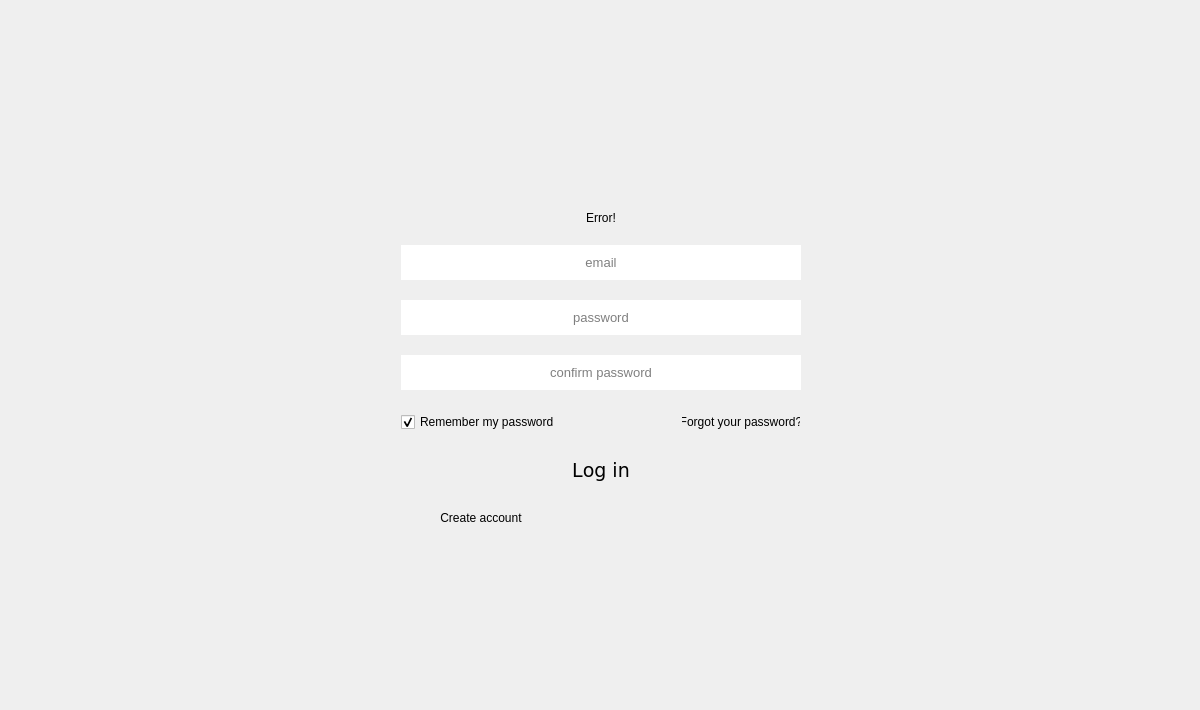
<?xml version="1.0" encoding="UTF-8"?>
<ui version="4.0">
 <class>LoginWindow</class>
 <widget class="QMainWindow" name="LoginWindow">
  <property name="geometry">
   <rect>
    <x>0</x>
    <y>0</y>
    <width>1200</width>
    <height>710</height>
   </rect>
  </property>
  <property name="windowTitle">
   <string>Reader</string>
  </property>
  <property name="toolButtonStyle">
   <enum>Qt::ToolButtonFollowStyle</enum>
  </property>
  <property name="animated">
   <bool>false</bool>
  </property>
  <widget class="QWidget" name="MainWidget">
   <property name="sizePolicy">
    <sizepolicy hsizetype="Expanding" vsizetype="Expanding">
     <horstretch>0</horstretch>
     <verstretch>0</verstretch>
    </sizepolicy>
   </property>
   <property name="styleSheet">
    <string notr="true"/>
   </property>
   <layout class="QGridLayout" name="gridLayout" columnstretch="0,0,0" rowminimumheight="0,0" columnminimumwidth="100,0,0">
    <property name="leftMargin">
     <number>2</number>
    </property>
    <property name="topMargin">
     <number>0</number>
    </property>
    <property name="rightMargin">
     <number>0</number>
    </property>
    <property name="bottomMargin">
     <number>2</number>
    </property>
    <property name="spacing">
     <number>0</number>
    </property>
    <item row="0" column="2">
     <layout class="QHBoxLayout" name="TopButtons">
      <property name="spacing">
       <number>0</number>
      </property>
      <property name="sizeConstraint">
       <enum>QLayout::SetNoConstraint</enum>
      </property>
      <property name="rightMargin">
       <number>0</number>
      </property>
      <property name="bottomMargin">
       <number>5</number>
      </property>
      <item>
       <spacer name="topRightHorizontalSpacer">
        <property name="orientation">
         <enum>Qt::Horizontal</enum>
        </property>
        <property name="sizeHint" stdset="0">
         <size>
          <width>40</width>
          <height>20</height>
         </size>
        </property>
       </spacer>
      </item>
      <item>
       <widget class="QPushButton" name="min_button">
        <property name="minimumSize">
         <size>
          <width>25</width>
          <height>25</height>
         </size>
        </property>
        <property name="maximumSize">
         <size>
          <width>25</width>
          <height>25</height>
         </size>
        </property>
        <property name="font">
         <font>
          <pointsize>40</pointsize>
         </font>
        </property>
        <property name="styleSheet">
         <string notr="true">#min_button
{
	border-image: url(:min.png);
	border: none;
	background:none;
	background-repeat: none;
}

#min_button:hover 
{
	background-color:rgb(150, 0, 65);
}</string>
        </property>
        <property name="text">
         <string/>
        </property>
        <property name="shortcut">
         <string notr="true"/>
        </property>
        <property name="autoDefault">
         <bool>false</bool>
        </property>
        <property name="default">
         <bool>false</bool>
        </property>
        <property name="flat">
         <bool>true</bool>
        </property>
       </widget>
      </item>
      <item>
       <widget class="QPushButton" name="full_size_button">
        <property name="minimumSize">
         <size>
          <width>25</width>
          <height>25</height>
         </size>
        </property>
        <property name="maximumSize">
         <size>
          <width>25</width>
          <height>25</height>
         </size>
        </property>
        <property name="font">
         <font>
          <pointsize>40</pointsize>
         </font>
        </property>
        <property name="styleSheet">
         <string notr="true">#full_size_button
{
	border-image: url(:full_size.png);
	border: none;
	background:none;
	background-repeat: none;
}

#full_size_button:hover 
{
	background-color:rgb(150, 0, 65);
}</string>
        </property>
        <property name="text">
         <string/>
        </property>
        <property name="shortcut">
         <string notr="true"/>
        </property>
        <property name="autoDefault">
         <bool>false</bool>
        </property>
        <property name="default">
         <bool>false</bool>
        </property>
        <property name="flat">
         <bool>true</bool>
        </property>
       </widget>
      </item>
      <item>
       <widget class="QPushButton" name="exit_button">
        <property name="minimumSize">
         <size>
          <width>25</width>
          <height>25</height>
         </size>
        </property>
        <property name="maximumSize">
         <size>
          <width>25</width>
          <height>25</height>
         </size>
        </property>
        <property name="sizeIncrement">
         <size>
          <width>1</width>
          <height>1</height>
         </size>
        </property>
        <property name="font">
         <font>
          <pointsize>12</pointsize>
         </font>
        </property>
        <property name="styleSheet">
         <string notr="true">#exit_button
{
	border-image: url(:exit.png);
	border: none;
	background:none;
	background-repeat: none;
}

#exit_button:hover 
{
	background-color:rgb(203, 0, 88);
}</string>
        </property>
        <property name="text">
         <string/>
        </property>
        <property name="shortcut">
         <string notr="true"/>
        </property>
        <property name="autoDefault">
         <bool>false</bool>
        </property>
        <property name="default">
         <bool>false</bool>
        </property>
        <property name="flat">
         <bool>true</bool>
        </property>
       </widget>
      </item>
     </layout>
    </item>
    <item row="1" column="0">
     <spacer name="leftHorizontalSpacer">
      <property name="orientation">
       <enum>Qt::Horizontal</enum>
      </property>
      <property name="sizeHint" stdset="0">
       <size>
        <width>100</width>
        <height>20</height>
       </size>
      </property>
     </spacer>
    </item>
    <item row="1" column="2">
     <spacer name="rightHorizontalSpacer">
      <property name="orientation">
       <enum>Qt::Horizontal</enum>
      </property>
      <property name="sizeHint" stdset="0">
       <size>
        <width>40</width>
        <height>20</height>
       </size>
      </property>
     </spacer>
    </item>
    <item row="0" column="0">
     <spacer name="topLeftHorizontalSpacer">
      <property name="orientation">
       <enum>Qt::Horizontal</enum>
      </property>
      <property name="sizeHint" stdset="0">
       <size>
        <width>100</width>
        <height>20</height>
       </size>
      </property>
     </spacer>
    </item>
    <item row="1" column="1">
     <layout class="QVBoxLayout" name="verticalLayout" stretch="0,0,0,0,0,0,0,0,0">
      <property name="spacing">
       <number>20</number>
      </property>
      <property name="sizeConstraint">
       <enum>QLayout::SetFixedSize</enum>
      </property>
      <property name="leftMargin">
       <number>0</number>
      </property>
      <item>
       <spacer name="topVerticalSpacer">
        <property name="orientation">
         <enum>Qt::Vertical</enum>
        </property>
        <property name="sizeHint" stdset="0">
         <size>
          <width>20</width>
          <height>0</height>
         </size>
        </property>
       </spacer>
      </item>
      <item>
       <widget class="QLabel" name="Error">
        <property name="text">
         <string>Error!</string>
        </property>
        <property name="alignment">
         <set>Qt::AlignCenter</set>
        </property>
       </widget>
      </item>
      <item>
       <widget class="QLineEdit" name="Name">
        <property name="sizePolicy">
         <sizepolicy hsizetype="Fixed" vsizetype="Fixed">
          <horstretch>0</horstretch>
          <verstretch>0</verstretch>
         </sizepolicy>
        </property>
        <property name="minimumSize">
         <size>
          <width>400</width>
          <height>35</height>
         </size>
        </property>
        <property name="maximumSize">
         <size>
          <width>350</width>
          <height>35</height>
         </size>
        </property>
        <property name="font">
         <font>
          <pointsize>10</pointsize>
          <stylestrategy>PreferAntialias</stylestrategy>
          <kerning>true</kerning>
         </font>
        </property>
        <property name="styleSheet">
         <string notr="true"/>
        </property>
        <property name="inputMask">
         <string/>
        </property>
        <property name="text">
         <string/>
        </property>
        <property name="frame">
         <bool>false</bool>
        </property>
        <property name="alignment">
         <set>Qt::AlignCenter</set>
        </property>
        <property name="placeholderText">
         <string>email</string>
        </property>
        <property name="cursorMoveStyle">
         <enum>Qt::LogicalMoveStyle</enum>
        </property>
       </widget>
      </item>
      <item>
       <widget class="QLineEdit" name="Pass">
        <property name="minimumSize">
         <size>
          <width>400</width>
          <height>35</height>
         </size>
        </property>
        <property name="maximumSize">
         <size>
          <width>350</width>
          <height>35</height>
         </size>
        </property>
        <property name="font">
         <font>
          <pointsize>10</pointsize>
          <stylestrategy>PreferAntialias</stylestrategy>
         </font>
        </property>
        <property name="styleSheet">
         <string notr="true"/>
        </property>
        <property name="inputMethodHints">
         <set>Qt::ImhHiddenText|Qt::ImhNoAutoUppercase|Qt::ImhNoPredictiveText|Qt::ImhSensitiveData</set>
        </property>
        <property name="inputMask">
         <string notr="true"/>
        </property>
        <property name="text">
         <string notr="true"/>
        </property>
        <property name="frame">
         <bool>false</bool>
        </property>
        <property name="echoMode">
         <enum>QLineEdit::Password</enum>
        </property>
        <property name="alignment">
         <set>Qt::AlignCenter</set>
        </property>
        <property name="readOnly">
         <bool>false</bool>
        </property>
        <property name="placeholderText">
         <string>password</string>
        </property>
       </widget>
      </item>
      <item>
       <widget class="QLineEdit" name="repeatPassword">
        <property name="minimumSize">
         <size>
          <width>400</width>
          <height>35</height>
         </size>
        </property>
        <property name="maximumSize">
         <size>
          <width>400</width>
          <height>35</height>
         </size>
        </property>
        <property name="font">
         <font>
          <pointsize>10</pointsize>
          <stylestrategy>PreferAntialias</stylestrategy>
         </font>
        </property>
        <property name="inputMask">
         <string notr="true"/>
        </property>
        <property name="text">
         <string notr="true"/>
        </property>
        <property name="frame">
         <bool>false</bool>
        </property>
        <property name="echoMode">
         <enum>QLineEdit::Password</enum>
        </property>
        <property name="alignment">
         <set>Qt::AlignCenter</set>
        </property>
        <property name="readOnly">
         <bool>false</bool>
        </property>
        <property name="placeholderText">
         <string>confirm password</string>
        </property>
       </widget>
      </item>
      <item>
       <layout class="QHBoxLayout" name="horizontalLayout">
        <property name="spacing">
         <number>0</number>
        </property>
        <property name="sizeConstraint">
         <enum>QLayout::SetMinAndMaxSize</enum>
        </property>
        <property name="topMargin">
         <number>1</number>
        </property>
        <item>
         <widget class="QCheckBox" name="Remember">
          <property name="sizePolicy">
           <sizepolicy hsizetype="Minimum" vsizetype="Fixed">
            <horstretch>0</horstretch>
            <verstretch>0</verstretch>
           </sizepolicy>
          </property>
          <property name="minimumSize">
           <size>
            <width>175</width>
            <height>22</height>
           </size>
          </property>
          <property name="maximumSize">
           <size>
            <width>175</width>
            <height>22</height>
           </size>
          </property>
          <property name="font">
           <font>
            <stylestrategy>PreferAntialias</stylestrategy>
           </font>
          </property>
          <property name="layoutDirection">
           <enum>Qt::LeftToRight</enum>
          </property>
          <property name="styleSheet">
           <string notr="true"/>
          </property>
          <property name="text">
           <string>Remember my password</string>
          </property>
          <property name="iconSize">
           <size>
            <width>20</width>
            <height>20</height>
           </size>
          </property>
          <property name="shortcut">
           <string notr="true"/>
          </property>
          <property name="checked">
           <bool>true</bool>
          </property>
          <property name="autoRepeat">
           <bool>true</bool>
          </property>
          <property name="autoExclusive">
           <bool>true</bool>
          </property>
          <property name="tristate">
           <bool>false</bool>
          </property>
         </widget>
        </item>
        <item>
         <spacer name="horizontalSpacer">
          <property name="orientation">
           <enum>Qt::Horizontal</enum>
          </property>
          <property name="sizeType">
           <enum>QSizePolicy::Preferred</enum>
          </property>
          <property name="sizeHint" stdset="0">
           <size>
            <width>128</width>
            <height>20</height>
           </size>
          </property>
         </spacer>
        </item>
        <item>
         <widget class="QPushButton" name="Recovery">
          <property name="sizePolicy">
           <sizepolicy hsizetype="Fixed" vsizetype="Fixed">
            <horstretch>0</horstretch>
            <verstretch>0</verstretch>
           </sizepolicy>
          </property>
          <property name="minimumSize">
           <size>
            <width>120</width>
            <height>22</height>
           </size>
          </property>
          <property name="maximumSize">
           <size>
            <width>120</width>
            <height>22</height>
           </size>
          </property>
          <property name="font">
           <font>
            <stylestrategy>PreferAntialias</stylestrategy>
           </font>
          </property>
          <property name="layoutDirection">
           <enum>Qt::LeftToRight</enum>
          </property>
          <property name="styleSheet">
           <string notr="true"/>
          </property>
          <property name="text">
           <string>Forgot your password?</string>
          </property>
          <property name="flat">
           <bool>true</bool>
          </property>
         </widget>
        </item>
       </layout>
      </item>
      <item>
       <widget class="QPushButton" name="login">
        <property name="sizePolicy">
         <sizepolicy hsizetype="Fixed" vsizetype="Fixed">
          <horstretch>0</horstretch>
          <verstretch>0</verstretch>
         </sizepolicy>
        </property>
        <property name="minimumSize">
         <size>
          <width>400</width>
          <height>35</height>
         </size>
        </property>
        <property name="maximumSize">
         <size>
          <width>400</width>
          <height>35</height>
         </size>
        </property>
        <property name="font">
         <font>
          <family>DejaVu Sans Light</family>
          <pointsize>14</pointsize>
          <weight>50</weight>
          <italic>false</italic>
          <bold>false</bold>
          <stylestrategy>PreferAntialias</stylestrategy>
          <kerning>false</kerning>
         </font>
        </property>
        <property name="styleSheet">
         <string notr="true"/>
        </property>
        <property name="text">
         <string>Log in</string>
        </property>
        <property name="shortcut">
         <string notr="true"/>
        </property>
        <property name="autoDefault">
         <bool>false</bool>
        </property>
        <property name="default">
         <bool>false</bool>
        </property>
        <property name="flat">
         <bool>true</bool>
        </property>
       </widget>
      </item>
      <item>
       <widget class="QPushButton" name="Registration">
        <property name="minimumSize">
         <size>
          <width>160</width>
          <height>18</height>
         </size>
        </property>
        <property name="maximumSize">
         <size>
          <width>80</width>
          <height>20</height>
         </size>
        </property>
        <property name="font">
         <font>
          <stylestrategy>PreferAntialias</stylestrategy>
         </font>
        </property>
        <property name="layoutDirection">
         <enum>Qt::LeftToRight</enum>
        </property>
        <property name="text">
         <string>Create account</string>
        </property>
        <property name="autoDefault">
         <bool>false</bool>
        </property>
        <property name="default">
         <bool>false</bool>
        </property>
        <property name="flat">
         <bool>true</bool>
        </property>
       </widget>
      </item>
      <item>
       <spacer name="bottomVerticalSpacer">
        <property name="orientation">
         <enum>Qt::Vertical</enum>
        </property>
        <property name="sizeType">
         <enum>QSizePolicy::MinimumExpanding</enum>
        </property>
        <property name="sizeHint" stdset="0">
         <size>
          <width>20</width>
          <height>0</height>
         </size>
        </property>
       </spacer>
      </item>
     </layout>
    </item>
   </layout>
  </widget>
 </widget>
 <resources/>
 <connections/>
</ui>
